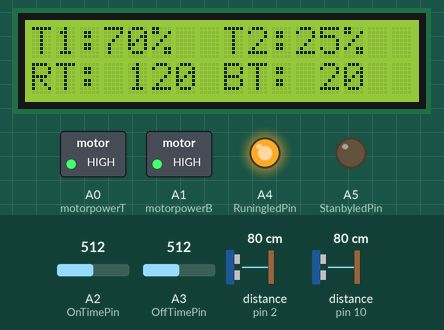
Simulated run of this sketch. Board: Arduino Uno, built with avr-gcc and run on an emulated ATmega328P. Parts: 16×2 character LCD, switched loads named in the sketch (green lamp = pin HIGH), output pins drawn as LEDs (lit = HIGH). Wiring (inferred from the names in the program): 2 × ultrasonic range finder: trigger pin 3, echo pin 2 / trigger pin 9, echo pin 10. The inputs (shaded band) are chosen by the test bench; at power-on: distance to the obstacle (sensors on pin 2, pin 10) 80 cm, A2 (OnTimePin) = 512, A3 (OffTimePin) = 512. The echo pulse lasts 58.3 µs per cm; pins used as bus, display or sensor lines are not drawn; what the sketch prints to the serial monitor is not drawn.

Above: at 1.2 s.
1.3 s: distance to the obstacle (sensor on pin 2) set to 60 cm
At 2.6 s:
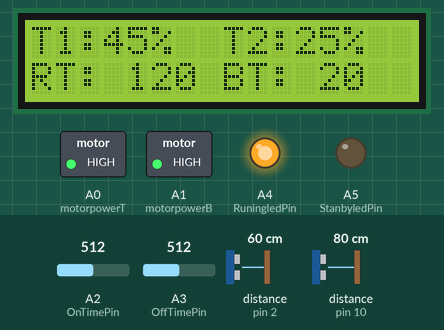
2.9 s: distance to the obstacle (sensor on pin 10) set to 2 cm
At 4.1 s:
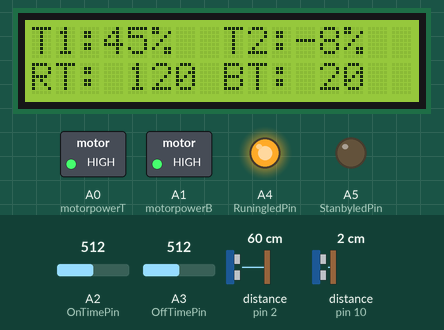
4.5 s: A2 (OnTimePin) set to 716
At 5.7 s:
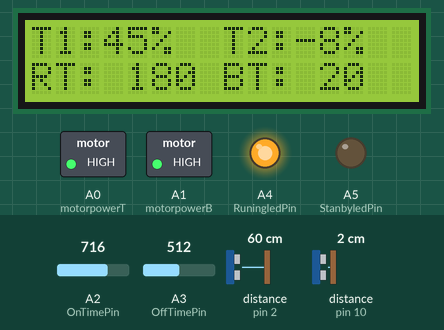
6.1 s: A3 (OffTimePin) set to 716
At 7.2 s:
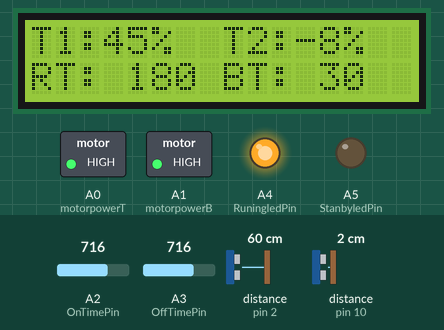
7.8 s: distance to the obstacle (sensor on pin 2) set to 32 cm
At 9.1 s:
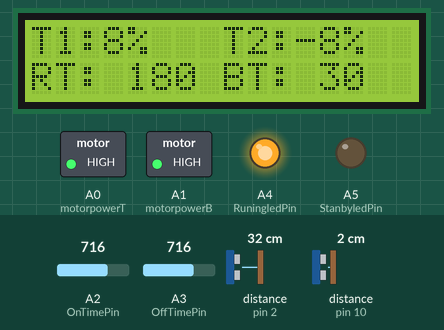
9.4 s: distance to the obstacle (sensor on pin 10) set to 9 cm
At 10.0 s:
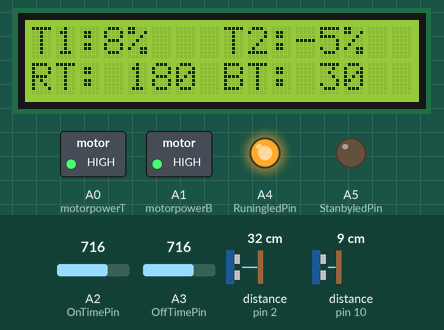
Timing chart, 0 to 12.0 s (numbered marks = the images above; inputs shaded):
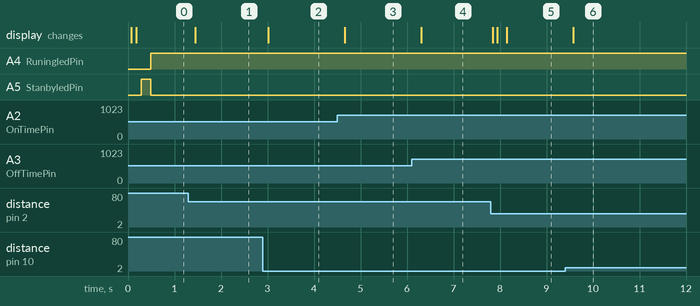

The sketch:

Automated_Water_Filling_System__Dulsanka_.ino
```cpp
#include <LiquidCrystal.h> // includes the LiquidCrystal Library

LiquidCrystal lcd(11, 12, 4, 5, 6, 7); // Creates an LCD object. Parameters: (rs, enable, d4, d5, d6, d7)
const int TtrigPin = 9;
const int TechoPin = 10;
const int BtrigPin = 3;
const int BechoPin = 2;

const int OnTimePin = A2;
const int OffTimePin = A3;

const int RuningledPin = A4;
const int StanbyledPin = A5;

/*tank level for display persentage*/
const int TankBu = 25;//cm
const int TankBl = 100;
const int TankTu = 20;//cm
const int TankTl = 250;

/*tank level for automated process*/
const int Bu = 25;//cm
const int Bl = 40;
const int Tu = 40;
const int Tl = 180;

int emergency = 0;
int flag = 0;
int modeB = 0;
volatile unsigned long oldtime = 0;

const int motorpowerT = A0;
const int motorpowerB = A1;
int motorstateB = 1;
int motorstateT = 1;

unsigned long runing_time = 10;
unsigned long breaking_time = 9;
unsigned long old_rvalue = 0;
unsigned long old_bvalue = 0;

long duration;
int TdistanceCm, BdistanceCm;

int Ttemp = 0;
int Btemp = 0;

void map_runing_time() {
  runing_time = map(analogRead(OnTimePin), 0, 1023, 0, 9) * 30;
  if (runing_time != old_rvalue) {
    old_rvalue = runing_time;
    if (!emergency) {
      lcd.setCursor(4, 1);
      lcd.print("   ");
      lcd.setCursor(4, 1);
      lcd.print(runing_time);
    }
  } else {

  }
}

void map_breaking_time() {
  breaking_time = map(analogRead(OffTimePin), 0, 1023, 0, 9) * 5;
  if (breaking_time != old_bvalue ) {
    old_bvalue =  breaking_time;
    if (!emergency) {
      lcd.setCursor(12, 1);
      lcd.print("   ");
      lcd.setCursor(12, 1);
      lcd.print(breaking_time);
    }
  } else {

  }
}


void gettoptanklevel() {
  duration = 0;
  digitalWrite(TtrigPin, LOW);
  delayMicroseconds(2);
  digitalWrite(TtrigPin, HIGH);
  delayMicroseconds(10);
  digitalWrite(TtrigPin, LOW);
  duration = pulseIn(TechoPin, HIGH);
  TdistanceCm = duration * 0.034 / 2;
  //  Serial.print("Top : ");
  //Serial.println(TdistanceCm);
}

void getbottomtanklevel() {
  duration = 0;
  digitalWrite(BtrigPin, LOW);
  delayMicroseconds(2);
  digitalWrite(BtrigPin, HIGH);
  delayMicroseconds(10);
  digitalWrite(BtrigPin, LOW);
  duration = pulseIn(BechoPin, HIGH);
  BdistanceCm = duration * 0.034 / 2;
  //Serial.print("bottom : ");
  //Serial.println(BdistanceCm);

}
void motorTon() {
  digitalWrite(motorpowerT, LOW);
  motorstateT = 1;
}
void motorToff() {
  digitalWrite(motorpowerT, HIGH);
  motorstateT = 0;
}

void motorBon() {
  digitalWrite(motorpowerB, LOW);
  motorstateB = 1;
}
void motorBoff() {
  digitalWrite(motorpowerB, HIGH);
  motorstateB = 0;
}
void setup() {
  Serial.begin(9600);
  lcd.begin(16, 2); //Initializes the interface to the LCD screen, and specifies the dimensions (width and height) of the display
  pinMode(TtrigPin, OUTPUT);
  pinMode(TechoPin, INPUT);
  pinMode(BtrigPin, OUTPUT);
  pinMode(BechoPin, INPUT);
  motorToff();
  motorBoff();
  pinMode(motorpowerT, OUTPUT);
  pinMode(motorpowerB, OUTPUT);
  pinMode(StanbyledPin, OUTPUT);
  pinMode(RuningledPin, OUTPUT);

  pinMode(OnTimePin, INPUT);
  pinMode(OffTimePin, INPUT);
  map_runing_time();
  map_breaking_time();

  if (runing_time  > 235 and breaking_time > 35) {
    emergency = 1;
    runing_time = 90;
    breaking_time = 20;
  } else {
    emergency = 0;
  }

  if (emergency) {
    digitalWrite(RuningledPin, HIGH );
    digitalWrite(StanbyledPin, HIGH );
    lcd.clear();

    lcd.setCursor(0, 0);

    lcd.print(" Emergency Mode ");

    lcd.setCursor(4, 1);
    lcd.print("   ");
    lcd.setCursor(4, 1);
    lcd.print(runing_time);
    lcd.setCursor(12, 1);
    lcd.print("   ");
    lcd.setCursor(12, 1);
    lcd.print(breaking_time);

    delay(500);
  } else {
    lcd.setCursor(0, 0); // Sets the location at which subsequent text written to the LCD will be displayed
    lcd.print("T1: ");
    lcd.setCursor(8, 0); // Sets the location at which subsequent text written to the LCD will be displayed
    lcd.print("T2: ");


  }
  lcd.setCursor(0, 1); // Sets the location at which subsequent text written to the LCD will be displayed
  lcd.print("RT: ");
  lcd.setCursor(8, 1); // Sets the location at which subsequent text written to the LCD will be displayed
  lcd.print("BT: ");


}

void TaskB() {
  if (!emergency) {
    map_runing_time();
    map_breaking_time();
    if (BdistanceCm <= Bu and modeB == 1) {
      modeB = 0;
      if (motorstateB != 0) {
        motorBoff();
      }
    } else if (BdistanceCm >= Bl and modeB == 0) {
      modeB = 1;
    }
  }


  if (modeB == 1 or emergency == 1 ) {

    if (oldtime + runing_time * 1000 < millis() and flag == 0) {
      flag = 1;
      oldtime = millis();
      motorBoff();
    } else if (oldtime + breaking_time * 1000 * 60 < millis() and flag == 1) {
      flag = 0;
      oldtime = millis();
      motorBon();
    }
  }

}


void TaskT() {
  if (TdistanceCm <= Tu) {

    if (motorstateT != 0) {
      motorToff();
    }
  } else if (TdistanceCm >= Tl ) {
    if (motorstateT != 1) {
      motorTon();
    }
  }

}


void loop() {


  if (!emergency) {
    gettoptanklevel();
    int Tpresentage = float((TdistanceCm - TankTu) * 100) / float((TankTl - TankTu));
    Serial.println(TdistanceCm);
    if ( Ttemp != Tpresentage) {
      Ttemp = Tpresentage;
      lcd.setCursor(11, 0);
      lcd.print("     ");
      lcd.setCursor(11, 0);
      lcd.print(Tpresentage);
      lcd.print("%");
    }
    delay(100);

    getbottomtanklevel();
    int Bpresentage = float((BdistanceCm - TankBu) * 100) / float((TankBl - TankBu));

    if ( Btemp != Bpresentage) {
      Btemp = Bpresentage;
      lcd.setCursor(3, 0);
      lcd.print("     ");
      lcd.setCursor(3, 0);
      lcd.print(Bpresentage);
      lcd.print("%");
    }
    delay(100);

    if (modeB == 1) {
      digitalWrite(RuningledPin, HIGH );
      digitalWrite(StanbyledPin, LOW );
    } else {
      digitalWrite(RuningledPin, LOW);
      digitalWrite(StanbyledPin, HIGH);
    }

  } else {
    delay(200);
  }

  //TaskT();
  TaskB();

}
```

Measured:
- after the input at 1.3 s, the display: changes after 0.15 s (image 1)
- after the input at 2.9 s, the display: changes after 0.12 s (image 2)
- after the input at 4.5 s, the display: changes after 0.16 s (image 3)
- after the input at 6.1 s, the display: changes after 0.20 s (image 4)
- after the input at 7.8 s, the display: changes at once (image 5)
- after the input at 9.4 s, the display: changes after 0.18 s (image 6)
